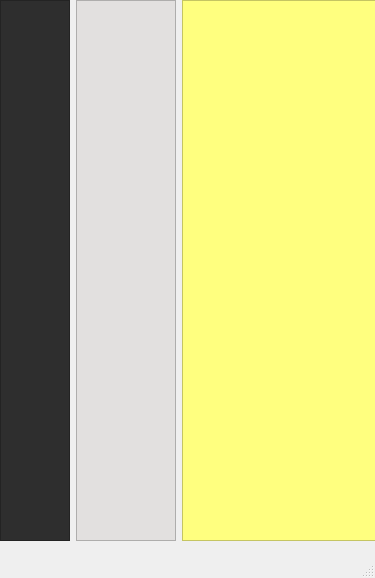
<?xml version="1.0" encoding="UTF-8"?>
<ui version="4.0">
 <class>MainWindow</class>
 <widget class="QMainWindow" name="MainWindow">
  <property name="geometry">
   <rect>
    <x>0</x>
    <y>0</y>
    <width>375</width>
    <height>578</height>
   </rect>
  </property>
  <property name="windowTitle">
   <string>MainWindow</string>
  </property>
  <widget class="QWidget" name="centralwidget">
   <widget class="QWidget" name="horizontalLayoutWidget">
    <property name="geometry">
     <rect>
      <x>0</x>
      <y>0</y>
      <width>381</width>
      <height>541</height>
     </rect>
    </property>
    <layout class="QHBoxLayout" name="horizontalLayout" stretch="1,9,18">
     <item>
      <widget class="QListWidget" name="listWidget_2">
       <property name="styleSheet">
        <string notr="true">background-color: rgb(46, 46, 46);</string>
       </property>
      </widget>
     </item>
     <item>
      <widget class="QListWidget" name="listWidget">
       <property name="styleSheet">
        <string notr="true">background-color: rgb(226, 224, 223);</string>
       </property>
      </widget>
     </item>
     <item>
      <widget class="QListWidget" name="listWidget_3">
       <property name="styleSheet">
        <string notr="true">background-color: rgb(255, 255, 127);</string>
       </property>
      </widget>
     </item>
    </layout>
   </widget>
  </widget>
  <widget class="QMenuBar" name="menubar">
   <property name="geometry">
    <rect>
     <x>0</x>
     <y>0</y>
     <width>375</width>
     <height>21</height>
    </rect>
   </property>
  </widget>
  <widget class="QStatusBar" name="statusbar"/>
 </widget>
 <resources/>
 <connections/>
</ui>
